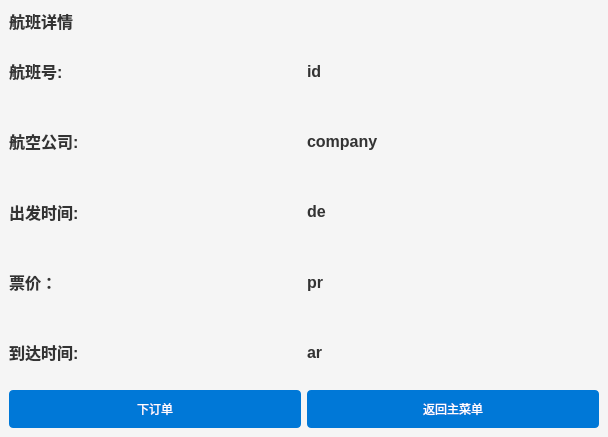
<?xml version="1.0" encoding="UTF-8"?>
<ui version="4.0">
 <class>FlightDetailsWindow</class>
 <widget class="QMainWindow" name="FlightDetailsWindow">
  <property name="geometry">
   <rect>
    <x>0</x>
    <y>0</y>
    <width>608</width>
    <height>437</height>
   </rect>
  </property>
  <property name="styleSheet">
   <string>QMainWindow {
    background-color: #F5F5F5;
    font-family: 'Segoe UI', sans-serif;
}

QPushButton {
    background-color: #0078D7;
    border: none;
    border-radius: 4px;
    color: white;
    padding: 10px;
    min-width: 150px;
}

QPushButton:hover {
    background-color: #005FAC;
}

QLabel {
    font-size: 16px;
    font-weight: bold;
    color: #333;
}

QTextEdit {
    border: 1px solid #ccc;
    font-size: 14px;
    color: #333;
    padding: 10px;
}

QTableWidget {
    border: 1px solid #ccc;
    font-size: 14px;
    color: #333;
}

QTableWidget::item {
    padding: 5px;
    border-bottom: 1px solid #ccc;
}

QTableWidget::horizontalHeader {
    background-color: #0078D7;
    color: white;
}</string>
  </property>
  <widget class="QWidget" name="centralwidget">
   <layout class="QVBoxLayout" name="verticalLayout">
    <item>
     <widget class="QLabel" name="flightDetailsLabel">
      <property name="sizePolicy">
       <sizepolicy hsizetype="Preferred" vsizetype="Maximum">
        <horstretch>0</horstretch>
        <verstretch>0</verstretch>
       </sizepolicy>
      </property>
      <property name="text">
       <string>航班详情</string>
      </property>
     </widget>
    </item>
    <item>
     <layout class="QHBoxLayout" name="horizontalLayout">
      <item>
       <widget class="QLabel" name="flightNumberLabel">
        <property name="sizePolicy">
         <sizepolicy hsizetype="Preferred" vsizetype="Minimum">
          <horstretch>0</horstretch>
          <verstretch>0</verstretch>
         </sizepolicy>
        </property>
        <property name="text">
         <string>航班号: </string>
        </property>
       </widget>
      </item>
      <item>
       <widget class="QLabel" name="id">
        <property name="text">
         <string>id</string>
        </property>
       </widget>
      </item>
     </layout>
    </item>
    <item>
     <layout class="QHBoxLayout" name="horizontalLayout_2">
      <item>
       <widget class="QLabel" name="airlineLabel">
        <property name="sizePolicy">
         <sizepolicy hsizetype="Preferred" vsizetype="Minimum">
          <horstretch>0</horstretch>
          <verstretch>0</verstretch>
         </sizepolicy>
        </property>
        <property name="text">
         <string>航空公司: </string>
        </property>
       </widget>
      </item>
      <item>
       <widget class="QLabel" name="company">
        <property name="text">
         <string>company</string>
        </property>
       </widget>
      </item>
     </layout>
    </item>
    <item>
     <layout class="QHBoxLayout" name="horizontalLayout_3">
      <item>
       <widget class="QLabel" name="departureTimeLabel">
        <property name="sizePolicy">
         <sizepolicy hsizetype="Preferred" vsizetype="Minimum">
          <horstretch>0</horstretch>
          <verstretch>0</verstretch>
         </sizepolicy>
        </property>
        <property name="text">
         <string>出发时间: </string>
        </property>
       </widget>
      </item>
      <item>
       <widget class="QLabel" name="depaturetime">
        <property name="text">
         <string>de</string>
        </property>
       </widget>
      </item>
     </layout>
    </item>
    <item>
     <layout class="QHBoxLayout" name="horizontalLayout_4">
      <item>
       <widget class="QLabel" name="label">
        <property name="sizePolicy">
         <sizepolicy hsizetype="Preferred" vsizetype="Minimum">
          <horstretch>0</horstretch>
          <verstretch>0</verstretch>
         </sizepolicy>
        </property>
        <property name="text">
         <string>票价：</string>
        </property>
       </widget>
      </item>
      <item>
       <widget class="QLabel" name="price">
        <property name="text">
         <string>pr</string>
        </property>
       </widget>
      </item>
     </layout>
    </item>
    <item>
     <layout class="QHBoxLayout" name="horizontalLayout_5">
      <item>
       <widget class="QLabel" name="arrivalTimeLabel">
        <property name="sizePolicy">
         <sizepolicy hsizetype="Preferred" vsizetype="Minimum">
          <horstretch>0</horstretch>
          <verstretch>0</verstretch>
         </sizepolicy>
        </property>
        <property name="text">
         <string>到达时间: </string>
        </property>
       </widget>
      </item>
      <item>
       <widget class="QLabel" name="arrivaltime">
        <property name="text">
         <string>ar</string>
        </property>
       </widget>
      </item>
     </layout>
    </item>
    <item>
     <layout class="QHBoxLayout" name="buttonLayout">
      <item>
       <widget class="QPushButton" name="pushButton">
        <property name="cursor">
         <cursorShape>PointingHandCursor</cursorShape>
        </property>
        <property name="text">
         <string>下订单</string>
        </property>
       </widget>
      </item>
      <item>
       <widget class="QPushButton" name="backToPreviousButton">
        <property name="cursor">
         <cursorShape>PointingHandCursor</cursorShape>
        </property>
        <property name="text">
         <string>返回主菜单</string>
        </property>
       </widget>
      </item>
     </layout>
    </item>
   </layout>
  </widget>
 </widget>
 <resources/>
 <connections/>
</ui>
